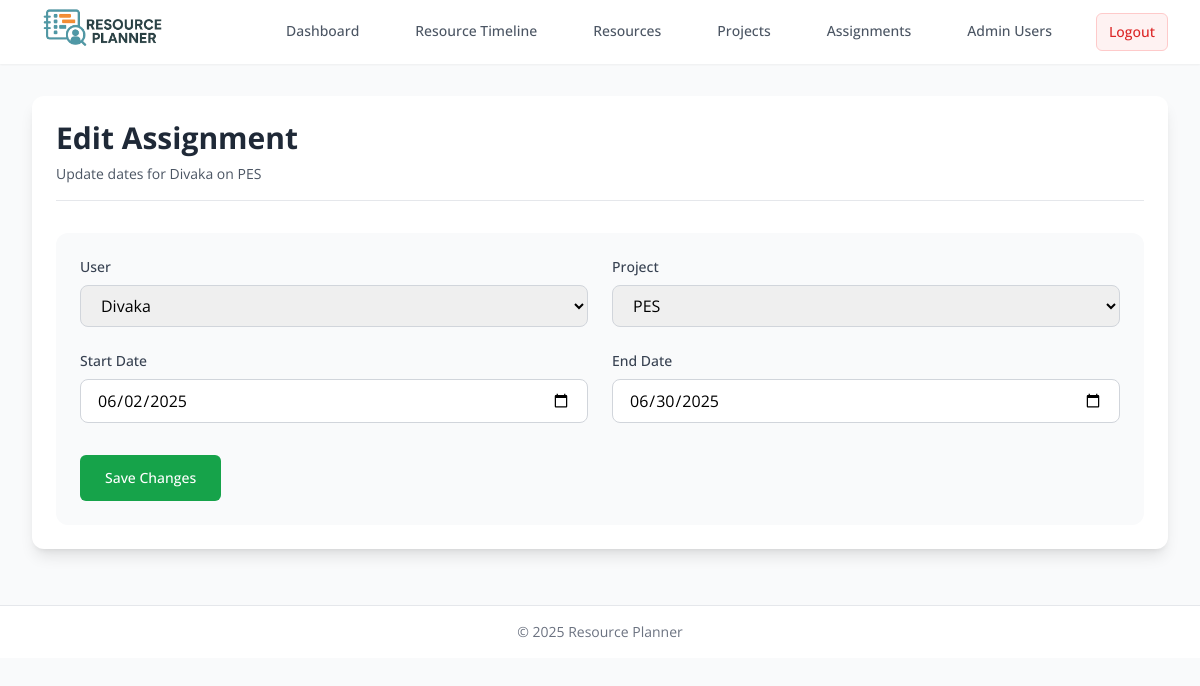
Screenshot of /edit_assignment/96 (signed in) with the database file from the repository.
### tables this page shows
CREATE TABLE users (
    id INTEGER PRIMARY KEY AUTOINCREMENT,
    username TEXT NOT NULL UNIQUE,
    department TEXT NOT NULL CHECK(department IN ('Dev', 'QA', 'PM', 'BA')),
    created_at TIMESTAMP DEFAULT CURRENT_TIMESTAMP
);

CREATE TABLE projects (
    id INTEGER PRIMARY KEY AUTOINCREMENT,
    name TEXT NOT NULL,
    description TEXT,
    color TEXT NOT NULL DEFAULT '#3b82f6',
    status TEXT NOT NULL CHECK(status IN ('Queued', 'Started', 'Closed')) DEFAULT 'active',
    created_at TIMESTAMP DEFAULT CURRENT_TIMESTAMP
);

CREATE TABLE user_projects (
    id INTEGER PRIMARY KEY AUTOINCREMENT,
    user_id INTEGER NOT NULL,
    project_id INTEGER NOT NULL,
    start_date DATE NOT NULL,
    end_date DATE NOT NULL,
    FOREIGN KEY (user_id) REFERENCES users(id),
    FOREIGN KEY (project_id) REFERENCES projects(id)
);

### app.py (the view)
    def decorator(*args, **kwargs):
        token = request.cookies.get('token')
        if not token:
            return redirect(url_for('login'))
        try:
            data = jwt.decode(token, app.config['SECRET_KEY'], algorithms=["HS256"])
            current_user = get_admin_user(data['username'])
        except:
            return redirect(url_for('login'))
        return f(current_user, *args, **kwargs)

### app.py (called while the page is built, shortened)
def get_db():
    if 'db' not in g:
        g.db = sqlite3.connect(app.config['DATABASE'])
        g.db.row_factory = sqlite3.Row
    return g.db

def get_admin_user(username):
    db = get_db()
    return db.execute(
        'SELECT * FROM AdminUser WHERE username = ?', (username,)
    ).fetchone()

def token_required(f):
    def decorator(*args, **kwargs):
        token = request.cookies.get('token')
        if not token:
            return redirect(url_for('login'))
        try:
            data = jwt.decode(token, app.config['SECRET_KEY'], algorithms=["HS256"])
            current_user = get_admin_user(data['username'])
        except:
            return redirect(url_for('login'))
        return f(current_user, *args, **kwargs)
    decorator.__name__ = f.__name__
    return decorator

@app.route('/edit_assignment/<int:assignment_id>', methods=['GET', 'POST'])
@token_required
def edit_assignment(current_user, assignment_id):
    db = get_db()
    assignment = db.execute('''
        SELECT user_projects.*, users.username, projects.name as project_name
        FROM user_projects
        JOIN users ON user_projects.user_id = users.id
        JOIN projects ON user_projects.project_id = projects.id
        WHERE user_projects.id = ?
    ''', (assignment_id,)).fetchone()
    users = db.execute('SELECT * FROM users').fetchall()
    projects = db.execute('SELECT * FROM projects').fetchall()
    return render_template('edit_assignment.html',
                         assignment=assignment,
                         users=users,
                         projects=projects)

### templates/edit_assignment.html (shortened to what this page needs)
{% extends "base.html" %}
{% block content %}
<div class="bg-white rounded-xl shadow-lg p-6 mb-6">
    <div class="mb-8 border-b pb-4">
        <h1 class="text-3xl font-bold text-gray-800">Edit Assignment</h1>
        <p class="mt-2 text-sm text-gray-600">Update dates for {{ assignment.username }} on {{ assignment.project_name }}</p>
    </div>
    <form method="POST" id="editAssignmentForm" class="bg-gray-50 rounded-xl p-6">
        <div class="grid grid-cols-1 md:grid-cols-2 gap-6 mb-8">
            <div>
                <label class="block text-sm font-medium text-gray-700 mb-2">User</label>
                <select name="user_id"
                        class="w-full px-4 py-2 rounded-lg border border-gray-300 focus:ring-2 focus:ring-green-500 focus:border-green-500 transition-all">
                    {% for user in users %}
                    <option value="{{ user.id }}" {% if user.id == assignment.user_id %}selected{% endif %}>{{ user.username }}</option>
                    {% endfor %}
                </select>
            </div>
            <div>
                <label class="block text-sm font-medium text-gray-700 mb-2">Project</label>
                <select name="project_id"
                        class="w-full px-4 py-2 rounded-lg border border-gray-300 focus:ring-2 focus:ring-green-500 focus:border-green-500 transition-all">
                    {% for project in projects %}
                    <option value="{{ project.id }}" {% if project.id == assignment.project_id %}selected{% endif %}>{{ project.name }}</option>
                    {% endfor %}
                </select>
            </div>
            <div>
                <label class="block text-sm font-medium text-gray-700 mb-2">Start Date</label>
                <input type="date" name="start_date" value="{{ assignment.start_date }}" required
                    class="w-full px-4 py-2 rounded-lg border border-gray-300 focus:ring-2 focus:ring-green-500 focus:border-green-500 transition-all">
            </div>
            <div>
                <label class="block text-sm font-medium text-gray-700 mb-2">End Date</label>
                <input type="date" name="end_date" value="{{ assignment.end_date }}" required
                    class="w-full px-4 py-2 rounded-lg border border-gray-300 focus:ring-2 focus:ring-green-500 focus:border-green-500 transition-all">
            </div>
        </div>
        <button type="button"
                id="confirmSaveButton"
                class="inline-flex items-center px-6 py-3 border border-transparent text-sm font-medium rounded-md text-white bg-green-600 hover:bg-green-700 focus:outline-none focus:ring-2 focus:ring-offset-2 focus:ring-green-500 transition-colors">
            Save Changes
        </button>
    </form>
</div>
{% endblock %}

### rows the page displays
users: username "Divaka"
projects: project_name "PES"
user_projects: user_id "Divaka", project_id "PES", start_date "06/02/2025", end_date "06/30/2025"
